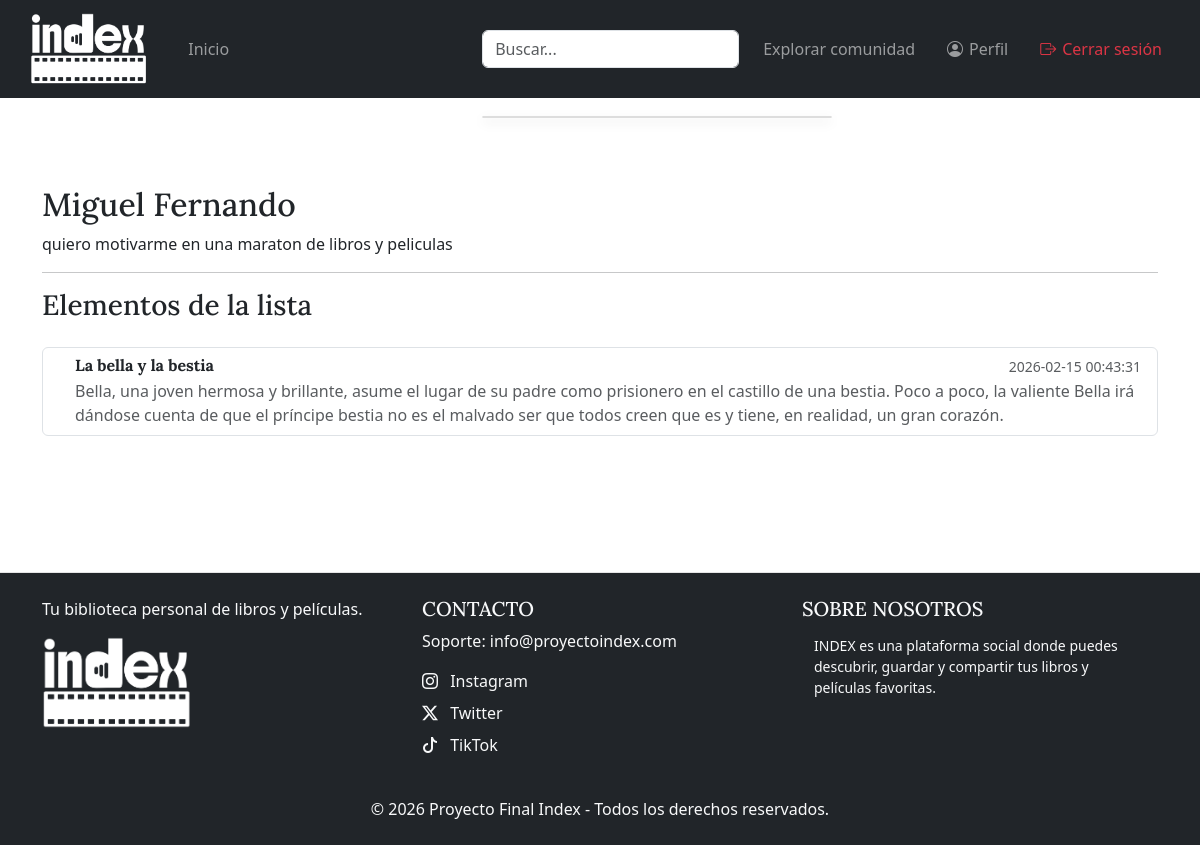
/index.php?ctl=verLista&id=3 (signed in), run on the app's committed database.
### tables this page shows
CREATE TABLE IF NOT EXISTS `listas` (
  `id` int NOT NULL AUTO_INCREMENT,
  `id_usuario` int NOT NULL,
  `nombre` varchar(150) NOT NULL,
  `descripcion` text,
  `tipo` varchar(50) DEFAULT 'personal',
  `creada_en` timestamp NOT NULL DEFAULT CURRENT_TIMESTAMP,
  PRIMARY KEY (`id`),
  KEY `id_usuario` (`id_usuario`),
  CONSTRAINT `listas_ibfk_1` FOREIGN KEY (`id_usuario`) REFERENCES `usuarios` (`id`) ON DELETE CASCADE
);

CREATE TABLE IF NOT EXISTS `listas_items` (
  `id` int NOT NULL AUTO_INCREMENT,
  `id_lista` int NOT NULL,
  `titulo` varchar(255) DEFAULT NULL,
  `descripcion` text,
  `id_libro` varchar(20) DEFAULT NULL,
  `id_pelicula` int DEFAULT NULL,
  `añadido_en` datetime NOT NULL DEFAULT CURRENT_TIMESTAMP,
  PRIMARY KEY (`id`),
  KEY `id_lista` (`id_lista`),
  CONSTRAINT `fk_listas_items_listas` FOREIGN KEY (`id_lista`) REFERENCES `listas` (`id`) ON DELETE CASCADE
);

### app/Controllers/ListaController.php (called while the page is built, shortened)
<?php
class ListaController
{
    public function ver()
    {
        $idLista = $_GET['id'] ?? null;
        $conexion = Database::getConnection();
        $sql = "SELECT * FROM listas WHERE id = ?";
        $stmt = $conexion->prepare($sql);
        $stmt->execute([$idLista]);
        $lista = $stmt->fetch(PDO::FETCH_ASSOC);
        $items = ListaItemsModel::obtenerItems($conexion, $idLista);
        require __DIR__ . '/../templates/ver_lista.php';
    }
}

### index.php (called while the page is built, shortened)
<?php
require_once __DIR__ . '/app/Models/ListaModel.php';
require_once __DIR__ . '/app/Models/ListaItemsModel.php';
require_once __DIR__ . '/app/Controllers/ListaController.php';
$session = new SessionManager(
    loginPage: 'index.php?ctl=login',
    timeout: 600
);
$ruta = $_REQUEST['ctl'] ?? 'inicio';
$actionName     = $map[$ruta]['action'];
if (!in_array($ruta, ['login', 'registro', 'recupero', 'reset', 'inicio'])) {
    $session->checkSecurity();
}
$controller = new $controllerName($session);
$controller->$actionName();

### app/Models/ListaItemsModel.php (called while the page is built)
<?php
class ListaItemsModel {
    public static function obtenerItems($conexion, $idLista) {
        $sql = "SELECT
                    COALESCE(p.titulo, l.titulo) AS titulo,
                    COALESCE(p.descripcion, l.descripcion) AS descripcion,
                    COALESCE(p.portada, l.imagen_url) AS imagen,
                    li.añadido_en
                FROM listas_items li
                LEFT JOIN peliculas p ON li.id_pelicula = p.id
                LEFT JOIN libros l ON li.id_libro = l.id
                WHERE li.id_lista = ?
                ORDER BY li.añadido_en DESC";
        $stmt = $conexion->prepare($sql);
        $stmt->execute([$idLista]);
        return $stmt->fetchAll(PDO::FETCH_ASSOC);
    }
}

### app/templates/ver_lista.php (the view, shortened to what this page needs)
<!DOCTYPE html>
<html lang="es">
<head>
    <link href="https://cdn.jsdelivr.net/npm/bootstrap@5.3.2/dist/css/bootstrap.min.css" rel="stylesheet">
    <link rel="stylesheet" href="web/css/styleperfil.css">
    <link rel="stylesheet" href="web/css/styleFuentes.css">
</head>
<body>
<?php include_once __DIR__ . '/../templates/header.php'; ?>
<main class="container my-5">
    <h2><?= htmlspecialchars($lista['nombre']) ?></h2>
    <p><?= htmlspecialchars($lista['descripcion']) ?></p>
    <hr>
    <h3 class="mb-4">Elementos de la lista</h3>
    <?php if (empty($items)): ?>
        <p>No hay elementos en esta lista.</p>
    <?php else: ?>
    <div class="list-group">
        <?php foreach ($items as $item): ?>
        <div class="list-group-item">
            <div class="d-flex gap-3 align-items-start">
            <div class="flex-grow-1">
                <div class="d-flex justify-content-between align-items-start">
                <h6 class="mb-1 fw-bold">
                    <?= htmlspecialchars($item['titulo'] ?? 'Sin título') ?>
                </h6>
                <small class="text-muted ms-3 text-nowrap">
                    <?= htmlspecialchars($item['añadido_en'] ?? '') ?>
                </small>
                </div>
                <p class="mb-0 text-muted descripcion-clamp">
                <?= htmlspecialchars($item['descripcion'] ?? '') ?>
                </p>
            </div>
            </div>
        </div>
        <?php endforeach; ?>
    </div>
    <?php endif; ?>
</main>
<?php include_once __DIR__ . '/../templates/footer.php'; ?>
</body>
</html>

### web/css/stylePerfil.css (style rules this page uses)
* { box-sizing: border-box; }
body { margin: 0; font-family: -apple-system, BlinkMacSystemFont, "Segoe UI", sans-serif; background: #e6eaf0; color: #222; }

### web/css/styleFuentes.css (style rules this page uses)
body { font-family: 'Segoe UI', Roboto, Helvetica, Arial, sans-serif !important; }
h1, h2, h3, h4, h5, h6 { font-family: "Lora", serif !important; font-weight: 600; }

### web/css/styles.css (style rules this page uses)
:root { --primary: #C47A4A; --bg: #FAF8F5; --card-bg: #FFFFFF; --border: #E8E2DA; --text: #2A2A2A; --text-soft: #6F6A63; --radius: 10px; }
* { margin: 0; padding: 0; box-sizing: border-box; }
body { background-color: var(--bg); color: var(--text); line-height: 1.6; min-height: 100vh; display: flex; flex-direction: column; }
main { flex: 1; max-width: 800px; margin: 0 auto; padding: 40px 24px; }

### data on the page
listas: nombre "Miguel Fernando", descripcion "quiero motivarme en una maraton de libros y peliculas"
listas_items: titulo "La bella y la bestia", añadido_en "2026-02-15 00:43:31", descripcion "Bella, una joven hermosa y brillante, asume el lugar de su padre como prisionero en el castillo de una bestia. Poco a poco, la valiente Bella irá dándose cuenta de que el príncipe bestia no es el malvado ser que todos creen que es y tiene, en realidad, un gran corazón."
